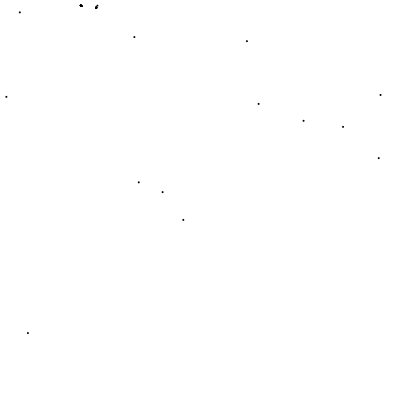
Frame 1 (no input)
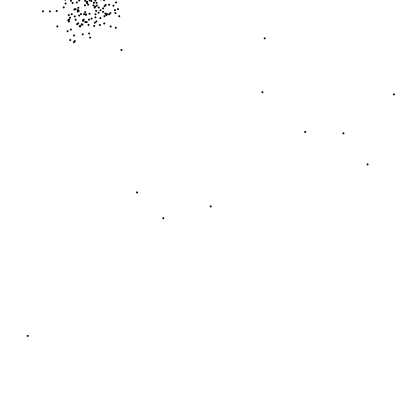
Frame 60 (the mouse pressed at the canvas centre just before this capture)
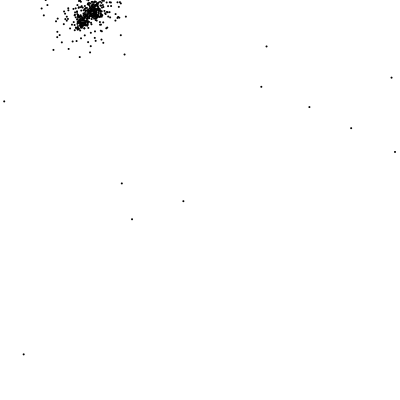
Frame 120 (the mouse held since frame 60 and released just before this capture)

The Processing sketch that drew these frames (run headless with seeded random() and noise(); from frame 60 on, the mouse is pressed at the canvas centre):

// Processing sketch: processing_424
// ── processing_424.pde

class Being {
  float xloc;
  float yloc;
  int age;
  float gestation;
  float territory;
  boolean isPregnant;
  int progeny;
  //boolean isIncest;
  //int inbreeding;

  Being() {
    xloc = random(width);
    yloc = random(height);
    age = 1800;
    gestation = 0;
    territory = 20;
    isPregnant = false;
    progeny = 0;
  }

  void wander() {
    xloc += random(-3, 3);
    yloc += random(-3, 3);
  }

  void rest() {
    isPregnant = true;
  }

  void drawMe() {
    noStroke();
    fill(0);
    ellipse(xloc, yloc, 2, 2);
  }

}

void procreate(Being being1, Being being2) {
  //move towards one another
  //new being
  Being being3 = new Being(); //how do I add this to the array human[]?
  human = (Being[]) append(human, being3);
  being3.xloc = being2.xloc;
  being3.yloc = being2.yloc;
  being3.age = 0;
  being2.isPregnant = true;
  being2.progeny++;
  /*if(isIncest) {
   being3.inbreeding++;
   }*/
}

void scan() {
  for(int i=0; i<numHumans; i++) {
    for(int j=0; j<numHumans; j++) {
     if (i != j) {
        if(dist(human[i].xloc, human[i].yloc, human[j].xloc, human[j].yloc) < human[i].territory) {
          procreate(human[i], human[j]);
        }
      }
    }
  }
}

//too much inbreeding causes a zombie outbreak
/*
void geneScreen(Being testSubject) {
 if(testSubject.inbreeding > 3) {
 outbreak();
 }
 }
 
 
 void outBreak() {
 //zomg zombies!
 }
 */


int numHumans = 15;
Being[] human = new Being[numHumans];

void setup() {
  size(400,400); 
  for(int i=0; i < human.length; i++) {  
    human[i] = new Being();
    //human[i].xloc = random(0, width);
    //human[i].yloc = random(0, height);
  }
}

void draw() {
  background(255);
  for(int i = 0; i < human.length; i++) { 
    human[i].drawMe();
    human[i].wander();
    //prevents pop explosion crash
    if(human[i].age > 4000) {
      //particle dies
    }
    if(human[i].age < 1800 || human[i].progeny > 5) {
      // do nothing 
    }
    else if(human[i].isPregnant) {
      if(human[i].gestation < 900) { 
        human[i].gestation++;
      }
      else {
        human[i].isPregnant = false;
      }
    }
    else {
      scan();
      //geneScreen(human[i]);
    }
    human[i].age++;
  }

  //noLoop();
}

//check fertility
//offspring
//rest
